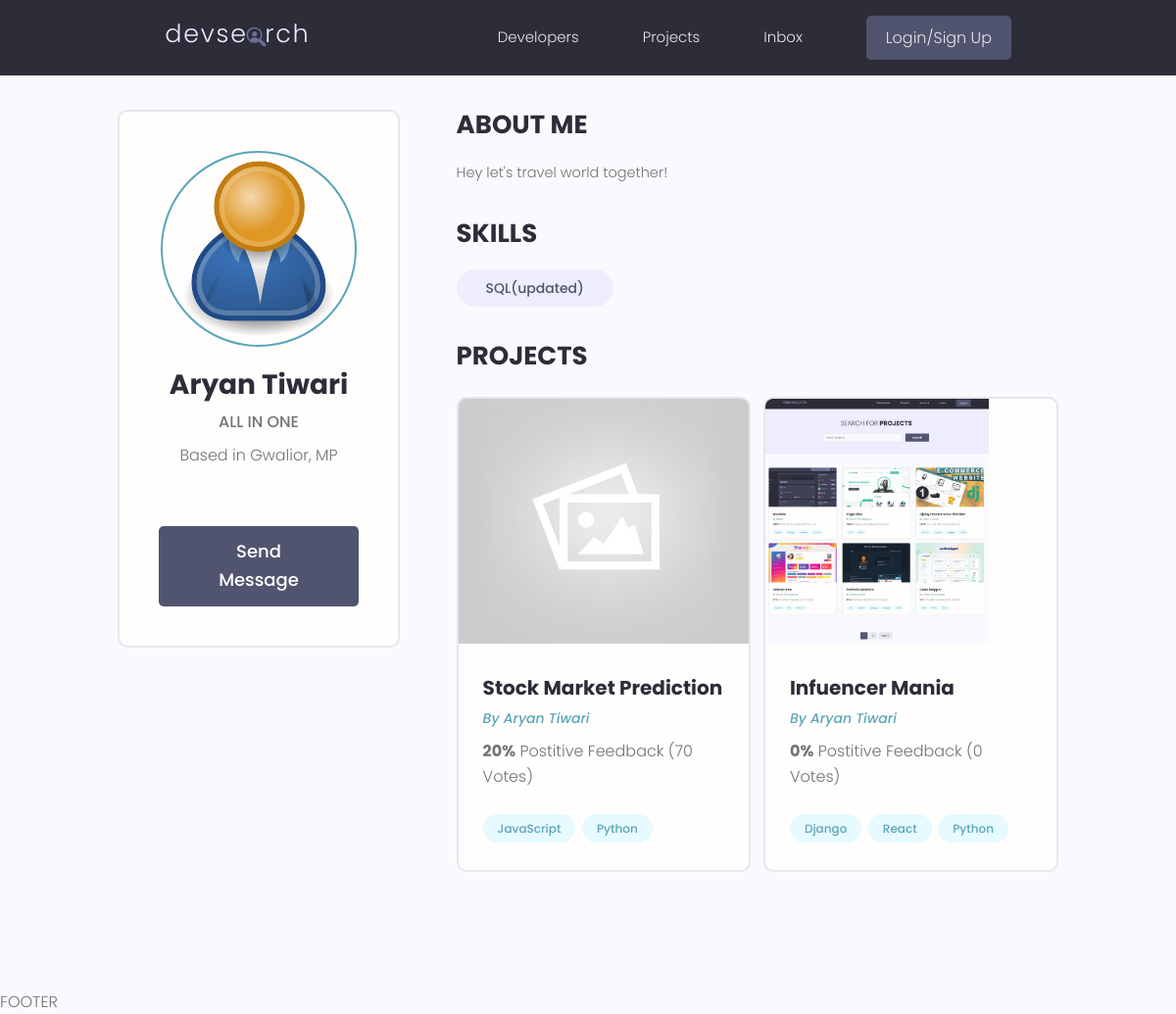
Page /profile/1a08c097a77a4bd0ae76aa009457e2da/ on the earlier database version.
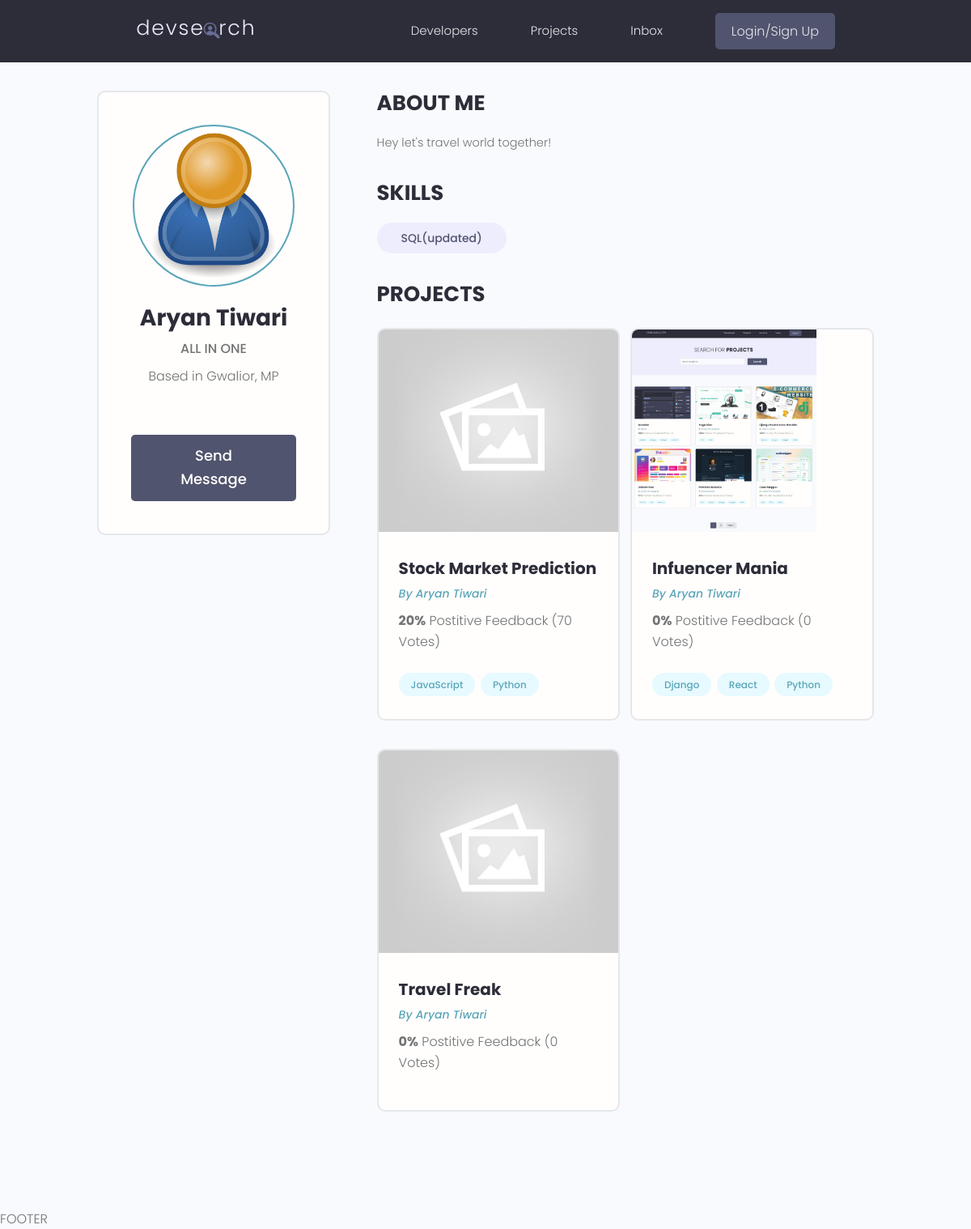
Same page on the later database version.
### users/models.py (models this page shows, shortened)
class Skill(models.Model):
    owner = models.ForeignKey(Profile, on_delete=models.CASCADE)
    name = models.CharField(max_length=200, blank=True, null=True) #character field need max length
    description = models.TextField(blank=True, null=True)
    created = models.DateTimeField(auto_now_add=True)
    id = models.UUIDField(default=uuid.uuid4, unique=True, primary_key=True, editable=False)

class Profile(models.Model):
    user = models.OneToOneField(User, on_delete=models.CASCADE, null=True, blank=True)
    name = models.CharField(max_length=200, blank=True, null=True) #character field need max length
    email = models.EmailField(max_length=500, blank=True, null=True)
    username = models.CharField(max_length=200, blank=True, null=True)
    location = models.CharField(max_length=200, blank=True, null=True)
    short_intro = models.CharField(max_length=200, blank=True, null=True)
    bio = models.TextField(blank=True, null=True)
    profile_image = models.ImageField(null=True, blank=True, upload_to='profiles/', default='profiles/user-default.png') #requires image processig library pillow by default image goes to static folder
    social_github = models.CharField(max_length=200, blank=True, null=True)
    social_linkedin = models.CharField(max_length=200, blank=True, null=True)
    social_website = models.CharField(max_length=200, blank=True, null=True)
    social_twitter = models.CharField(max_length=200, blank=True, null=True)
    created = models.DateTimeField(auto_now_add=True)
    id = models.UUIDField(default=uuid.uuid4, unique=True, primary_key=True, editable=False)

### projects/models.py (models this page shows, shortened)
class Project(models.Model):
    owner = models.ForeignKey(Profile, null=True, blank=True, on_delete=models.SET_NULL)
    title = models.CharField(max_length=200)
    description = models.TextField(null=True, blank=True) # not necessary
    featured_image = models.ImageField(null=True, blank=True, default="default.jpg")
    demo_link = models.CharField(max_length=2000, null=True, blank=True)
    source_link = models.CharField(max_length=2000, null=True, blank=True)
    tag = models.ManyToManyField('Tag', blank=True)
    vote_total = models.IntegerField(default=0, null=True, blank=True)
    vote_ratio = models.IntegerField(default=0, null=True, blank=True)
    created = models.DateTimeField(auto_now_add=True)
    id = models.UUIDField(default=uuid.uuid4, unique=True, primary_key=True, editable=False)
    class Meta:
        ordering = ['created']

class Tag(models.Model):
    name = models.CharField(max_length=200)
    created = models.DateTimeField(auto_now_add=True)
    id = models.UUIDField(default=uuid.uuid4, unique=True, primary_key=True, editable=False)

### users/views.py (the view)
# urls.py: path('profile/<str:pk>/',views.userProfile, name="user-profile"),
def userProfile(request,pk):
    profile = Profile.objects.get(id = pk)
    topSkills = profile.skill_set.exclude(description__exact='') #if skill doesnot have description exclude it out
    otherSkills = profile.skill_set.filter(description='')
    context = {'profile':profile, 'topSkills':topSkills,'otherSkills':otherSkills }
    return render(request,'users/user-profile.html', context)

### users/templates/users/user-profile.html (shortened to what this page needs)
{% extends "main.html"%}
{% block content%}
<main class="profile my-md">
    <div class="container">
      <div class="layout">
        <div class="column column--1of3">
          <div class="card text-center">
            <div class="card__body dev">
              <img class="avatar avatar--xl" src="{{ profile.profile_image.url}}" />
              <h2 class="dev__name">{{profile.name}}</h2>
              <p class="dev__title">{{profile.short_intro}}</p>
              <p class="dev__location">Based in {{profile.location}}</p>
              <a href="#" class="btn btn--sub btn--lg">Send Message </a>
            </div>
          </div>
        </div>
        <div class="column column--2of3">
          <div class="devInfo">
            <h3 class="devInfo__title">About Me</h3>
            <p class="devInfo__about">
              {{profile.bio}}
            </p>
          </div>
          <div class="devInfo">
            <h3 class="devInfo__title">Skills</h3>
            <div class="devInfo__skills">
              <div class="devInfo__otherSkills">
                {% for skill in otherSkills%}
                <span class="tag tag--pill tag--sub tag--lg">
                  <small>{{skill.name }}</small>
                </span>
                {% endfor %}
              </div>
            </div>
          </div>
          <div class="devInfo">
            <h3 class="devInfo__title">Projects</h3>
            <div class="grid grid--two">
              {% for project in profile.project_set.all%}
              <div class="column">
                <div class="card project">
                  <a href="{% url 'project' project.id%}" class="project">
                    <img class="project__thumbnail" src="{{project.featured_image.url}}" alt="project thumbnail" />
                    <div class="card__body">
                      <h3 class="project__title">{{project.title}}</h3>
                      <p><a class="project__author" href="{% url 'user-profile' project.owner.id%}">By {{project.owner.name}}</a></p>
                      <p class="project--rating">
                        <span style="font-weight: bold;">{{project.vote_ratio}}%</span> Postitive
                        Feedback ({{project.vote_total}} Vote{{project.vote_total|pluralize:"s"}})
                      </p>
                      <div class="project__tags">
                        {% for tag in project.tag.all%}
                        <span class="tag tag--pill tag--main">
                          <small>{{tag.name}}</small>
                        </span>
                        {% endfor %}
                      </div>
                    </div>
                  </a>
                </div>
              </div>
              {% endfor %}
            </div>
          </div>
        </div>
      </div>
    </div>
  </main>
{% endblock %}

Differences in the rows shown:
added Project: featured_image (placeholder picture), title "Travel Freak", owner.name "Aryan Tiwari", vote_ratio "0", vote_total "0"
